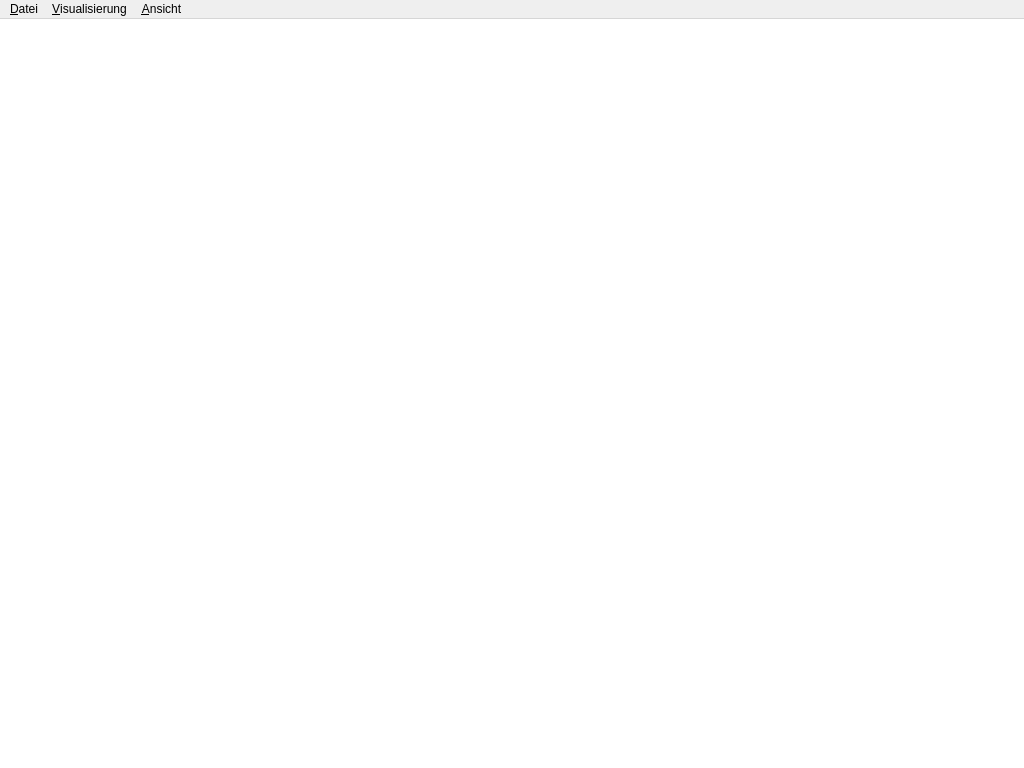
<?xml version="1.0" encoding="UTF-8"?>
<ui version="4.0">
 <class>MainWindow</class>
 <widget class="QMainWindow" name="MainWindow">
  <property name="geometry">
   <rect>
    <x>0</x>
    <y>0</y>
    <width>1024</width>
    <height>768</height>
   </rect>
  </property>
  <property name="windowTitle">
   <string>Streckenplan</string>
  </property>
  <widget class="QWidget" name="centralWidget">
   <layout class="QVBoxLayout" name="verticalLayout_2">
    <property name="spacing">
     <number>0</number>
    </property>
    <property name="leftMargin">
     <number>0</number>
    </property>
    <property name="topMargin">
     <number>0</number>
    </property>
    <property name="rightMargin">
     <number>0</number>
    </property>
    <property name="bottomMargin">
     <number>0</number>
    </property>
    <item>
     <widget class="QGraphicsView" name="legendeView">
      <property name="enabled">
       <bool>true</bool>
      </property>
      <property name="sizePolicy">
       <sizepolicy hsizetype="Expanding" vsizetype="Fixed">
        <horstretch>0</horstretch>
        <verstretch>0</verstretch>
       </sizepolicy>
      </property>
      <property name="maximumSize">
       <size>
        <width>16777215</width>
        <height>0</height>
       </size>
      </property>
      <property name="frameShape">
       <enum>QFrame::NoFrame</enum>
      </property>
      <property name="verticalScrollBarPolicy">
       <enum>Qt::ScrollBarAlwaysOff</enum>
      </property>
      <property name="horizontalScrollBarPolicy">
       <enum>Qt::ScrollBarAlwaysOff</enum>
      </property>
     </widget>
    </item>
    <item>
     <widget class="StreckeView" name="streckeView">
      <property name="frameShape">
       <enum>QFrame::NoFrame</enum>
      </property>
     </widget>
    </item>
   </layout>
  </widget>
  <widget class="QMenuBar" name="menuBar">
   <property name="geometry">
    <rect>
     <x>0</x>
     <y>0</y>
     <width>1024</width>
     <height>19</height>
    </rect>
   </property>
   <widget class="QMenu" name="menuDatei">
    <property name="title">
     <string>&amp;Datei</string>
    </property>
    <addaction name="actionOeffnen"/>
    <addaction name="actionModulOeffnen"/>
    <addaction name="separator"/>
    <addaction name="actionOrdnerOeffnen"/>
    <addaction name="actionOrdnerAnfuegen"/>
   </widget>
   <widget class="QMenu" name="menuVisualisierung">
    <property name="title">
     <string>&amp;Visualisierung</string>
    </property>
    <addaction name="actionVisualisierungGleisfunktion"/>
    <addaction name="actionVisualisierungGeschwindigkeiten"/>
   </widget>
   <widget class="QMenu" name="menu_Ansicht">
    <property name="title">
     <string>&amp;Ansicht</string>
    </property>
    <addaction name="actionVergroessern"/>
    <addaction name="actionVerkleinern"/>
   </widget>
   <addaction name="menuDatei"/>
   <addaction name="menuVisualisierung"/>
   <addaction name="menu_Ansicht"/>
  </widget>
  <action name="actionOeffnen">
   <property name="text">
    <string>Strecke/Fahrplan ö&amp;ffnen ...</string>
   </property>
  </action>
  <action name="actionModulOeffnen">
   <property name="enabled">
    <bool>false</bool>
   </property>
   <property name="text">
    <string>Strecke(Fahrplan &amp;anfügen ...</string>
   </property>
  </action>
  <action name="actionVergroessern">
   <property name="text">
    <string>Ver&amp;größern</string>
   </property>
   <property name="shortcut">
    <string>Ctrl++</string>
   </property>
  </action>
  <action name="actionVerkleinern">
   <property name="text">
    <string>Ver&amp;kleinern</string>
   </property>
   <property name="shortcut">
    <string>Ctrl+-</string>
   </property>
  </action>
  <action name="actionOrdnerOeffnen">
   <property name="text">
    <string>&amp;Streckenordner öffnen ...</string>
   </property>
  </action>
  <action name="actionOrdnerAnfuegen">
   <property name="enabled">
    <bool>false</bool>
   </property>
   <property name="text">
    <string>S&amp;treckenordner anfügen ...</string>
   </property>
  </action>
  <actiongroup name="actiongroupVisualisierung">
   <action name="actionVisualisierungGleisfunktion">
    <property name="checkable">
     <bool>true</bool>
    </property>
    <property name="checked">
     <bool>true</bool>
    </property>
    <property name="text">
     <string>&amp;Gleisfunktion/Keine Gleisfunktion</string>
    </property>
   </action>
   <action name="actionVisualisierungGeschwindigkeiten">
    <property name="checkable">
     <bool>true</bool>
    </property>
    <property name="text">
     <string>G&amp;eschwindigkeiten</string>
    </property>
   </action>
  </actiongroup>
 </widget>
 <layoutdefault spacing="6" margin="11"/>
 <customwidgets>
  <customwidget>
   <class>StreckeView</class>
   <extends>QGraphicsView</extends>
   <header>view/streckeview.h</header>
  </customwidget>
 </customwidgets>
 <resources/>
 <connections>
  <connection>
   <sender>actionOeffnen</sender>
   <signal>triggered()</signal>
   <receiver>MainWindow</receiver>
   <slot>actionOeffnenTriggered()</slot>
   <hints>
    <hint type="sourcelabel">
     <x>-1</x>
     <y>-1</y>
    </hint>
    <hint type="destinationlabel">
     <x>199</x>
     <y>152</y>
    </hint>
   </hints>
  </connection>
  <connection>
   <sender>actionModulOeffnen</sender>
   <signal>triggered()</signal>
   <receiver>MainWindow</receiver>
   <slot>actionModulOeffnenTriggered()</slot>
   <hints>
    <hint type="sourcelabel">
     <x>-1</x>
     <y>-1</y>
    </hint>
    <hint type="destinationlabel">
     <x>199</x>
     <y>152</y>
    </hint>
   </hints>
  </connection>
  <connection>
   <sender>actionOrdnerOeffnen</sender>
   <signal>triggered()</signal>
   <receiver>MainWindow</receiver>
   <slot>actionOrdnerOeffnenTriggered()</slot>
   <hints>
    <hint type="sourcelabel">
     <x>-1</x>
     <y>-1</y>
    </hint>
    <hint type="destinationlabel">
     <x>509</x>
     <y>381</y>
    </hint>
   </hints>
  </connection>
  <connection>
   <sender>actionOrdnerAnfuegen</sender>
   <signal>triggered()</signal>
   <receiver>MainWindow</receiver>
   <slot>actionOrdnerAnfuegenTriggered()</slot>
   <hints>
    <hint type="sourcelabel">
     <x>-1</x>
     <y>-1</y>
    </hint>
    <hint type="destinationlabel">
     <x>509</x>
     <y>381</y>
    </hint>
   </hints>
  </connection>
 </connections>
 <slots>
  <slot>actionOeffnenTriggered()</slot>
  <slot>actionModulOeffnenTriggered()</slot>
  <slot>actionOrdnerOeffnenTriggered()</slot>
  <slot>actionOrdnerAnfuegenTriggered()</slot>
 </slots>
</ui>
